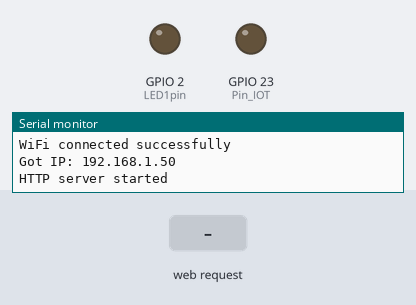
This sketch was run on a simulated ESP32. Shown: output pins drawn as LEDs (lit = HIGH), the last lines printed to the serial monitor. Inputs (shaded band) come from the test bench. WiFi joins after 1.5 s; servers stay silent unless stated.

Above: at 3.3 s.
3.4 s: HTTP request GET /alarmaon received
At 3.8 s:
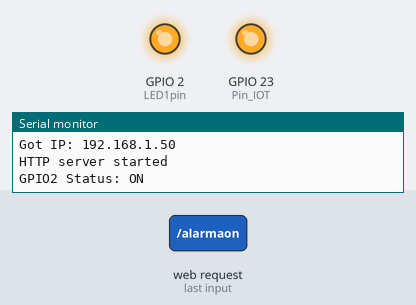
4.9 s: HTTP request GET / received
At 6.2 s:
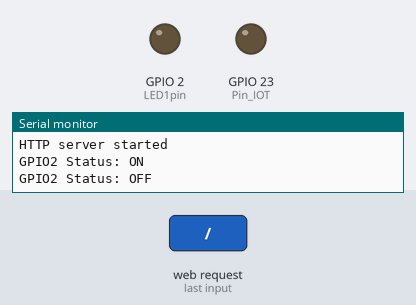
Timing chart, 0 to 7.9 s (numbered marks = the images above; inputs shaded):
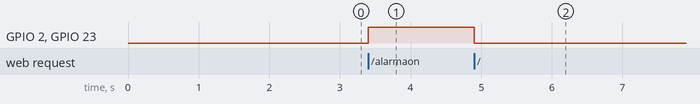

The sketch:

Evento_IOT.ino
```cpp
/*************************************************************************************************
  ESP32 Web Server
  Ejemplo de creación de Web server
  Basándose en los ejemplos de:
  https://lastminuteengineers.com/creating-esp32-web-server-arduino-ide/
  https://electropeak.com/learn

  Modificado por Alejandro Ramírez 20388 y José Santizo 20185
  Curso: Digital 3
**************************************************************************************************/
//************************************************************************************************
// Librerías
//************************************************************************************************
#include <WiFi.h>
#include <WebServer.h>

//************************************************************************************************
// Variables globales
//************************************************************************************************
// SSID & Password
const char* ssid = "Iphone de Jocarsoli";  // Enter your SSID here
const char* password = "Jocarsoli_so_2001";  //Enter your Password here

WebServer server(80);  // Object of WebServer(HTTP port, 80 is defult)

uint8_t LED1pin = 2;
uint8_t Pin_IOT = 23;
bool LED1status = LOW;

//************************************************************************************************
// Configuración
//************************************************************************************************
void setup() {
  Serial.begin(115200);
  Serial.println("Try Connecting to ");
  Serial.println(ssid);

  pinMode(LED1pin, OUTPUT);
  pinMode(Pin_IOT, OUTPUT);

  // Connect to your wi-fi modem
  WiFi.begin(ssid, password);

  // Check wi-fi is connected to wi-fi network
  while (WiFi.status() != WL_CONNECTED) {
    delay(1000);
    Serial.print(".");
  }
  Serial.println("");
  Serial.println("WiFi connected successfully");
  Serial.print("Got IP: ");
  Serial.println(WiFi.localIP());  //Show ESP32 IP on serial

  server.on("/", handle_OnConnect); // Directamente desde e.g. 192.168.0.8
  server.on("/alarmaon", handle_led1on);
  server.on("/alarmaoff", handle_led1off);

  server.onNotFound(handle_NotFound);

  server.begin();
  Serial.println("HTTP server started");
  delay(100);
}
//************************************************************************************************
// loop principal
//************************************************************************************************
void loop() {
  server.handleClient();
  if (LED1status)
  {
    digitalWrite(LED1pin, HIGH);
    digitalWrite(Pin_IOT, HIGH);
  }
  else
  {
    digitalWrite(LED1pin, LOW);
    digitalWrite(Pin_IOT, LOW);
  }
}
//************************************************************************************************
// Handler de Inicio página
//************************************************************************************************
void handle_OnConnect() {
  LED1status = LOW;
  Serial.println("GPIO2 Status: OFF");
  server.send(200, "text/html", SendHTML(LED1status));
}
//************************************************************************************************
// Handler de led1on
//************************************************************************************************
void handle_led1on() {
  LED1status = HIGH;
  Serial.println("GPIO2 Status: ON");
  server.send(200, "text/html", SendHTML(LED1status));
}
//************************************************************************************************
// Handler de led1off
//************************************************************************************************
void handle_led1off() {
  LED1status = LOW;
  Serial.println("GPIO2 Status: OFF");
  server.send(200, "text/html", SendHTML(LED1status));
}
//************************************************************************************************
// Procesador de HTML
//************************************************************************************************
String SendHTML(uint8_t led1stat) {
  String ptr = "<!DOCTYPE html> <html>\n";
  ptr += "<head><meta name=\"viewport\" content=\"width=device-width, initial-scale=1.0, user-scalable=no\">\n";
  ptr += "<title>LED Control IOT</title>\n";
  ptr += "<style>html { font-family: Helvetica; display: inline-block; margin: 0px auto; text-align: center;}\n";
  ptr += "body{margin-top: 50px;} h1 {color: #444444;margin: 50px auto 30px;} h3 {color: #444444;margin-bottom: 50px;}\n";
  ptr += ".button {display: block;width: 80px;background-color: #3498db;border: none;color: white;padding: 13px 30px;text-decoration: none;font-size: 25px;margin: 0px auto 35px;cursor: pointer;border-radius: 4px;}\n";
  ptr += ".button-on {background-color: #3498db;}\n";
  ptr += ".button-on:active {background-color: #2980b9;}\n";
  ptr += ".button-off {background-color: #34495e;}\n";
  ptr += ".button-off:active {background-color: #2c3e50;}\n";
  ptr += "p {font-size: 14px;color: #888;margin-bottom: 10px;}\n";
  ptr += "</style>\n";
  ptr += "</head>\n";
  ptr += "<body>\n";
  ptr += "<h1>ESP32 Web Server</h1>\n";
  ptr += "<h3>Evento IOT</h3>\n";

  if (led1stat)
  {
    ptr += "<p>Alarma status: ON</p><a class=\"button button-off\" href=\"/alarmaoff\">OFF</a>\n";
  }
  else
  {
    ptr += "<p>Alarma status: OFF</p><a class=\"button button-on\" href=\"/alarmaon\">ON</a>\n";
  }

  ptr += "</body>\n";
  ptr += "</html>\n";
  return ptr;
}
//************************************************************************************************
// Handler de not found
//************************************************************************************************
void handle_NotFound() {
  server.send(404, "text/plain", "Not found");
}
```

Measured:
- after the input at 3.4 s, GPIO 2 (LED1pin), GPIO 23 (Pin_IOT): LOW → HIGH at once
- after the input at 4.9 s, GPIO 2 (LED1pin), GPIO 23 (Pin_IOT): HIGH → LOW at once
